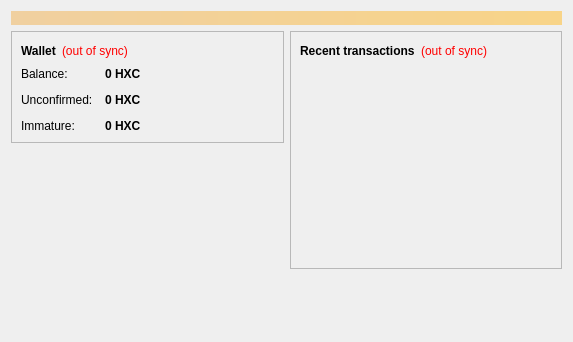
<?xml version="1.0" encoding="UTF-8"?>
<ui version="4.0">
 <class>OverviewPage</class>
 <widget class="QWidget" name="OverviewPage">
  <property name="geometry">
   <rect>
    <x>0</x>
    <y>0</y>
    <width>573</width>
    <height>342</height>
   </rect>
  </property>
  <property name="windowTitle">
   <string>Form</string>
  </property>
  <layout class="QVBoxLayout" name="topLayout">
   <item>
    <widget class="QLabel" name="labelAlerts">
     <property name="visible">
      <bool>false</bool>
     </property>
     <property name="styleSheet">
      <string notr="true">background-color: qlineargradient(x1: 0, y1: 0, x2: 1, y2: 0, stop:0 #F0D0A0, stop:1 #F8D488); color:#000000;</string>
     </property>
     <property name="wordWrap">
      <bool>true</bool>
     </property>
     <property name="margin">
      <number>3</number>
     </property>
    </widget>
   </item>
   <item>
    <layout class="QHBoxLayout" name="horizontalLayout" stretch="1,1">
     <item>
      <layout class="QVBoxLayout" name="verticalLayout_2">
       <item>
        <widget class="QFrame" name="frame">
         <property name="frameShape">
          <enum>QFrame::StyledPanel</enum>
         </property>
         <property name="frameShadow">
          <enum>QFrame::Raised</enum>
         </property>
         <layout class="QVBoxLayout" name="verticalLayout_4">
          <item>
           <layout class="QHBoxLayout" name="horizontalLayout_4">
            <item>
             <widget class="QLabel" name="label_5">
              <property name="font">
               <font>
                <weight>75</weight>
                <bold>true</bold>
               </font>
              </property>
              <property name="text">
               <string>Wallet</string>
              </property>
             </widget>
            </item>
            <item>
             <widget class="QLabel" name="labelWalletStatus">
              <property name="toolTip">
               <string>The displayed information may be out of date. Your wallet automatically synchronizes with the Helixcoin network after a connection is established, but this process has not completed yet.</string>
              </property>
              <property name="styleSheet">
               <string notr="true">QLabel { color: red; }</string>
              </property>
              <property name="text">
               <string notr="true">(out of sync)</string>
              </property>
              <property name="alignment">
               <set>Qt::AlignLeading|Qt::AlignLeft|Qt::AlignVCenter</set>
              </property>
             </widget>
            </item>
            <item>
             <spacer name="horizontalSpacer_2">
              <property name="orientation">
               <enum>Qt::Horizontal</enum>
              </property>
              <property name="sizeHint" stdset="0">
               <size>
                <width>40</width>
                <height>20</height>
               </size>
              </property>
             </spacer>
            </item>
           </layout>
          </item>
          <item>
           <layout class="QFormLayout" name="formLayout_2">
            <property name="fieldGrowthPolicy">
             <enum>QFormLayout::AllNonFixedFieldsGrow</enum>
            </property>
            <property name="horizontalSpacing">
             <number>12</number>
            </property>
            <property name="verticalSpacing">
             <number>12</number>
            </property>
            <item row="0" column="0">
             <widget class="QLabel" name="label">
              <property name="text">
               <string>Balance:</string>
              </property>
             </widget>
            </item>
            <item row="0" column="1">
             <widget class="QLabel" name="labelBalance">
              <property name="font">
               <font>
                <weight>75</weight>
                <bold>true</bold>
               </font>
              </property>
              <property name="cursor">
               <cursorShape>IBeamCursor</cursorShape>
              </property>
              <property name="toolTip">
               <string>Your current balance</string>
              </property>
              <property name="text">
               <string notr="true">0 HXC</string>
              </property>
              <property name="textInteractionFlags">
               <set>Qt::LinksAccessibleByMouse|Qt::TextSelectableByKeyboard|Qt::TextSelectableByMouse</set>
              </property>
             </widget>
            </item>
            <item row="1" column="0">
             <widget class="QLabel" name="label_3">
              <property name="text">
               <string>Unconfirmed:</string>
              </property>
             </widget>
            </item>
            <item row="1" column="1">
             <widget class="QLabel" name="labelUnconfirmed">
              <property name="font">
               <font>
                <weight>75</weight>
                <bold>true</bold>
               </font>
              </property>
              <property name="cursor">
               <cursorShape>IBeamCursor</cursorShape>
              </property>
              <property name="toolTip">
               <string>Total of transactions that have yet to be confirmed, and do not yet count toward the current balance</string>
              </property>
              <property name="text">
               <string notr="true">0 HXC</string>
              </property>
              <property name="textInteractionFlags">
               <set>Qt::LinksAccessibleByMouse|Qt::TextSelectableByKeyboard|Qt::TextSelectableByMouse</set>
              </property>
             </widget>
            </item>
            <item row="2" column="0">
             <widget class="QLabel" name="labelImmatureText">
              <property name="text">
               <string>Immature:</string>
              </property>
             </widget>
            </item>
            <item row="2" column="1">
             <widget class="QLabel" name="labelImmature">
              <property name="font">
               <font>
                <weight>75</weight>
                <bold>true</bold>
               </font>
              </property>
              <property name="toolTip">
               <string>Mined balance that has not yet matured</string>
              </property>
              <property name="text">
               <string notr="true">0 HXC</string>
              </property>
              <property name="textInteractionFlags">
               <set>Qt::LinksAccessibleByMouse|Qt::TextSelectableByKeyboard|Qt::TextSelectableByMouse</set>
              </property>
             </widget>
            </item>
           </layout>
          </item>
         </layout>
        </widget>
       </item>
       <item>
        <spacer name="verticalSpacer">
         <property name="orientation">
          <enum>Qt::Vertical</enum>
         </property>
         <property name="sizeHint" stdset="0">
          <size>
           <width>20</width>
           <height>40</height>
          </size>
         </property>
        </spacer>
       </item>
      </layout>
     </item>
     <item>
      <layout class="QVBoxLayout" name="verticalLayout_3">
       <item>
        <widget class="QFrame" name="frame_2">
         <property name="frameShape">
          <enum>QFrame::StyledPanel</enum>
         </property>
         <property name="frameShadow">
          <enum>QFrame::Raised</enum>
         </property>
         <layout class="QVBoxLayout" name="verticalLayout">
          <item>
           <layout class="QHBoxLayout" name="horizontalLayout_2">
            <item>
             <widget class="QLabel" name="label_4">
              <property name="text">
               <string>&lt;b&gt;Recent transactions&lt;/b&gt;</string>
              </property>
             </widget>
            </item>
            <item>
             <widget class="QLabel" name="labelTransactionsStatus">
              <property name="toolTip">
               <string>The displayed information may be out of date. Your wallet automatically synchronizes with the Helixcoin network after a connection is established, but this process has not completed yet.</string>
              </property>
              <property name="styleSheet">
               <string notr="true">QLabel { color: red; }</string>
              </property>
              <property name="text">
               <string notr="true">(out of sync)</string>
              </property>
              <property name="alignment">
               <set>Qt::AlignRight|Qt::AlignTrailing|Qt::AlignVCenter</set>
              </property>
             </widget>
            </item>
            <item>
             <spacer name="horizontalSpacer">
              <property name="orientation">
               <enum>Qt::Horizontal</enum>
              </property>
              <property name="sizeHint" stdset="0">
               <size>
                <width>40</width>
                <height>20</height>
               </size>
              </property>
             </spacer>
            </item>
           </layout>
          </item>
          <item>
           <widget class="QListView" name="listTransactions">
            <property name="styleSheet">
             <string notr="true">QListView { background: transparent; }</string>
            </property>
            <property name="frameShape">
             <enum>QFrame::NoFrame</enum>
            </property>
            <property name="verticalScrollBarPolicy">
             <enum>Qt::ScrollBarAlwaysOff</enum>
            </property>
            <property name="horizontalScrollBarPolicy">
             <enum>Qt::ScrollBarAlwaysOff</enum>
            </property>
            <property name="selectionMode">
             <enum>QAbstractItemView::NoSelection</enum>
            </property>
           </widget>
          </item>
         </layout>
        </widget>
       </item>
       <item>
        <spacer name="verticalSpacer_2">
         <property name="orientation">
          <enum>Qt::Vertical</enum>
         </property>
         <property name="sizeHint" stdset="0">
          <size>
           <width>20</width>
           <height>40</height>
          </size>
         </property>
        </spacer>
       </item>
      </layout>
     </item>
    </layout>
   </item>
  </layout>
 </widget>
 <resources/>
 <connections/>
</ui>
